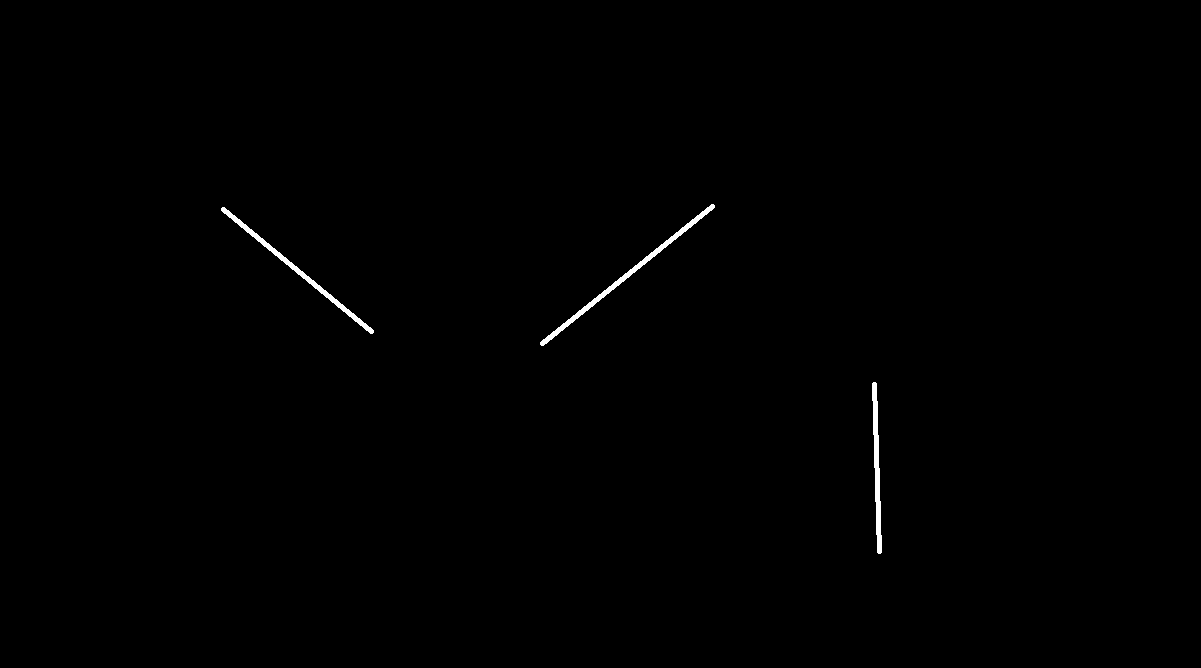
#> input picture _testcodes/도형을 탐지하여 그 도형의 수직선을 그음/drawing_normalLine.png, 1201 x 668 px
$ python detect_direct_line.py
#> lines starting #> are read from the running program, lines starting #| are printed output that depends on the picture; after the words box and inside, x2 and y2 are one past the last pixel; in counts of white or black regions, pixels touching at a corner belong together
# 직선을 탐지하여 수직선을 그려줌.

import cv2
import numpy as np

img = cv2.imread('drawing_normalLine.png')
#> img is the input picture: shape (668, 1201, 3); 0.37% white; 3 white regions, box (x1, y1, x2, y2) and area: (540, 204, 715, 346) 1127, (221, 207, 374, 334) 973, (872, 382, 882, 554) 857
gray = cv2.cvtColor(img, cv2.COLOR_BGR2GRAY)
#> gray: shape (668, 1201); 0.37% white; 3 white regions
ret, thresh = cv2.threshold(gray, 127, 255, cv2.THRESH_BINARY)
contours, hier = cv2.findContours(thresh, cv2.RETR_LIST, cv2.CHAIN_APPROX_SIMPLE)
#> contours = 3 contours; box (x1, y1, x2, y2) and area: (540, 204, 715, 346) 950, (221, 207, 374, 334) 818, (872, 382, 882, 554) 683

for contour in contours:

    # then apply fitline() function
    [vx, vy, x, y] = cv2.fitLine(contour, cv2.DIST_L2, 0, 0.01, 0.01)
    nx, ny = 1, -vx / vy
    mag = np.sqrt((1 + ny ** 2))
    vx, vy = nx / mag, ny / mag

    # Now find two extreme points on the line to draw line
    lefty = int((-x*vy/vx) + y)
    righty = int(((gray.shape[1]-x)*vy/vx)+y)

    #Finally draw the line
    cv2.line(img,(gray.shape[1]-1,righty),(0,lefty),255,2)
    cv2.imshow('img',img)
    cv2.waitKey(0)
#> this loop made 3 passes
#> (x, y, ny, mag, lefty, righty) on passes 1 to 3: ([876.5], [467.6], [-0.0297], [1], 493, 457), ([297], [270], [-1.21], [1.57], 630, -826), ([626.7], [274.8], [1.24], [1.59], -502, 987)
#> pass 1, `cv2.imshow('img',img)`:
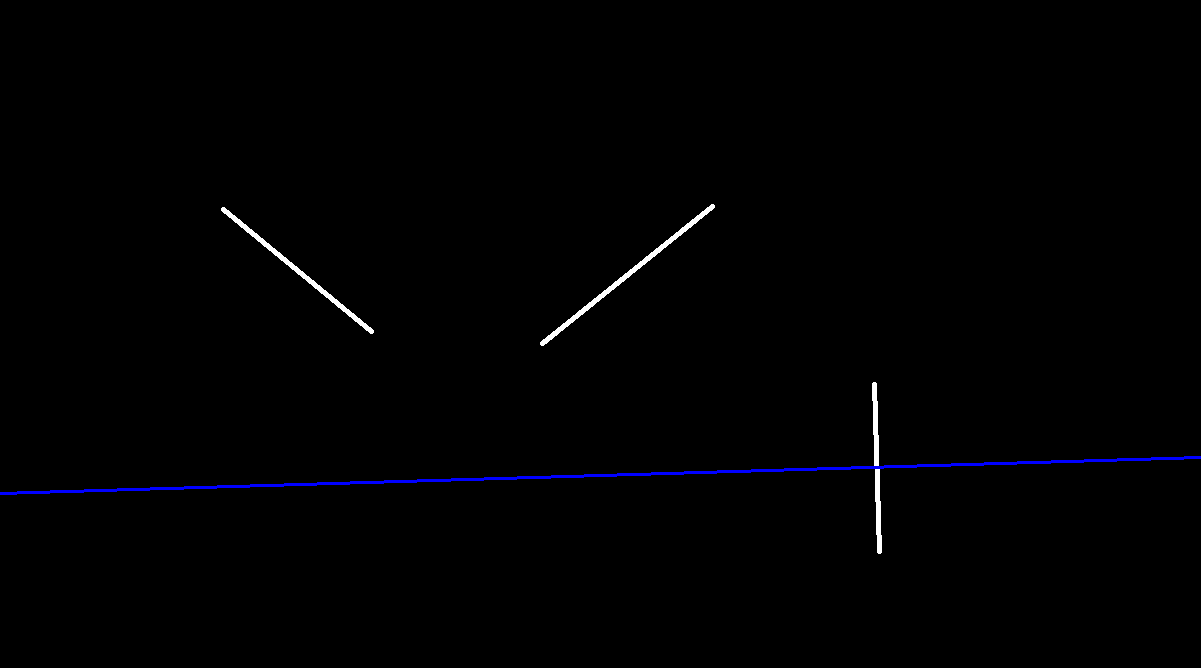
#> window 'img': shape (668, 1201, 3); mean B, G, R 2.1, 0.9, 0.9
#> pass 2, `cv2.imshow('img',img)`:
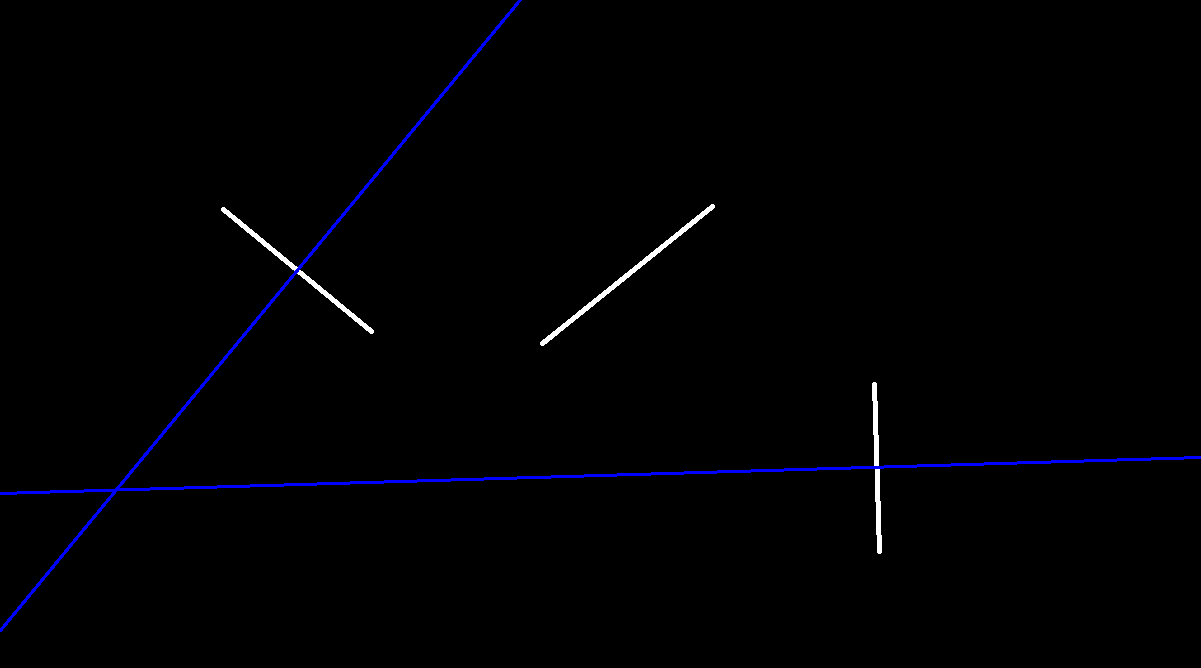
#> window 'img': shape (668, 1201, 3); mean B, G, R 2.9, 0.9, 0.9
#> after the loop:
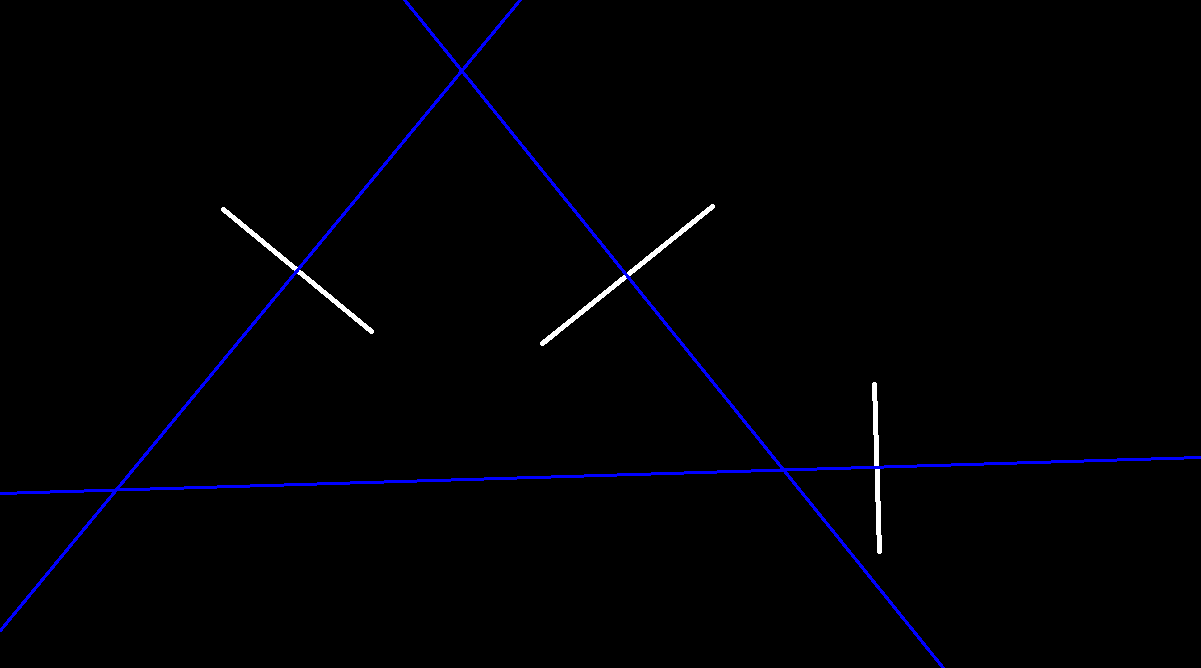
#> img: shape (668, 1201, 3); 1.12% of pixels changed, all inside (x1, y1, x2, y2) = (0, 0, 1201, 668)

cv2.destroyAllWindows()
